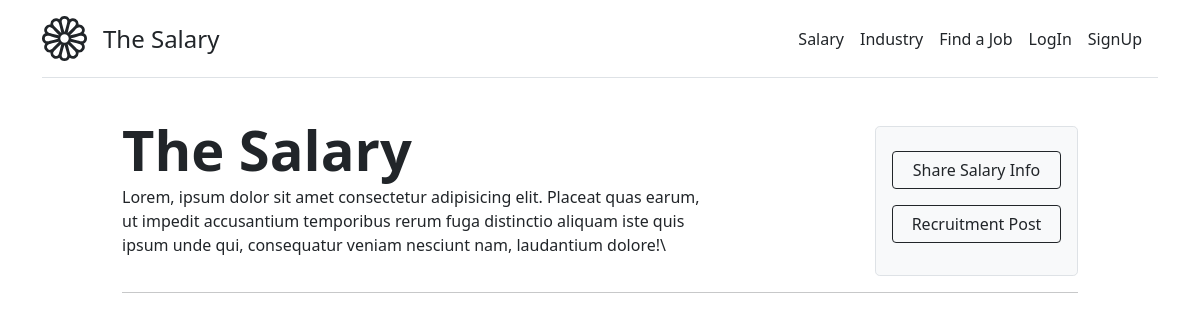
Before: /salary/home/ with the older database file.
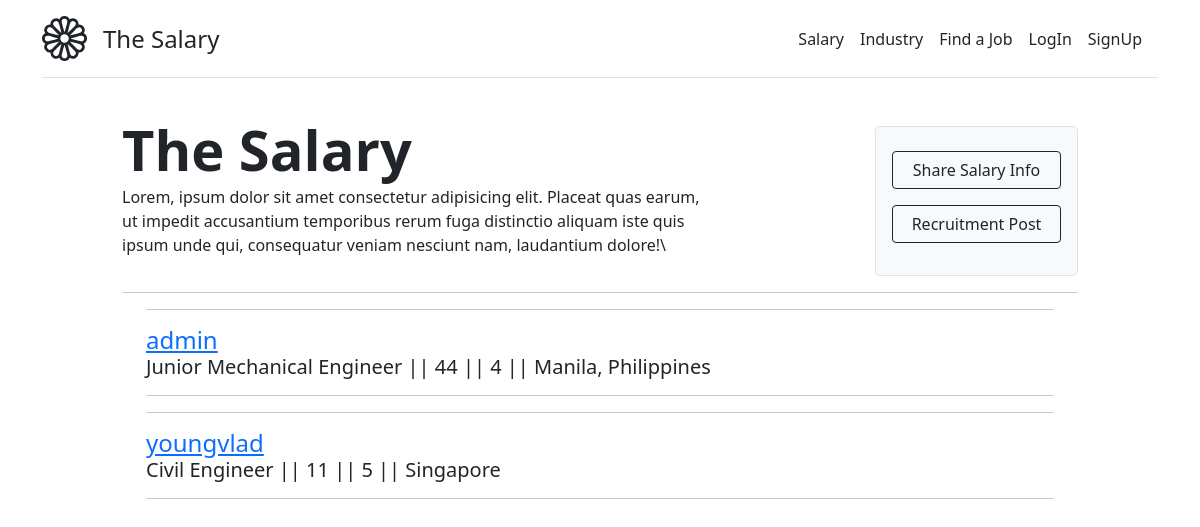
After: the same page with the newer database file.
### account/models.py (models this page shows, shortened)
class UserProfile(models.Model):
    position                    = models.CharField(max_length=50, null=False, blank=False)
    yoe                         = models.PositiveSmallIntegerField(null=False, blank=False)
    tool_1                      = models.CharField(max_length=20, null=False, blank=False)
    tool_2                      = models.CharField(max_length=20, null=True, blank=True)
    tool_3                      = models.CharField(max_length=20, null=True, blank=True)
    salary                      = models.PositiveIntegerField(null=False, blank=False)
    location                    = models.CharField(max_length=50, null=False, blank=False)
    industry                    = models.ForeignKey(Industry, on_delete=models.CASCADE)
    user                        = models.OneToOneField(CustomUser, on_delete=models.CASCADE)
    created                     = models.DateTimeField(auto_now_add=True)
    updated                     = models.DateTimeField(auto_now=True)
    class Meta:
        verbose_name            = 'Salary Info'
        verbose_name_plural     = 'Salary Info'

class CustomUser(AbstractBaseUser, PermissionsMixin):
    email           = models.EmailField(_('Email Address'), unique=True)
    username        = models.CharField(max_length=15, unique=True, blank=True, null=True)
    first_name      = models.CharField(max_length=20)
    last_name       = models.CharField(max_length=20)
    birthday        = models.DateField(null=True, blank=True)
    is_active       = models.BooleanField(default=True)
    is_staff        = models.BooleanField(default=False)
    is_superuser    = models.BooleanField(default=False)
    date_created    = models.DateTimeField(auto_now_add=True)
    USERNAME_FIELD  = 'email'
    REQUIRED_FIELDS = ['username', 'first_name', 'last_name']
    objects = CustomUserManager()
    class Meta:
        verbose_name            = 'Account'
        verbose_name_plural     = 'Accounts'

### salary/views.py (the view)
# urls.py: path('home/', HomePageView.as_view(), name='home_page'),
class HomePageView(ListView):                                           # retrieve all
    template_name = 'home.html'
    context_object_name = 'list'
    queryset = UserProfile.objects.all()

### templates/home.html (shortened to what this page needs)
{% extends 'base.html' %}
{% block content %}
<div class="container col-xl-10 col-xxl-8">
  <div class="row align-items-center g-lg-5">
    <div class="col-lg-9 text-center text-lg-start">
      <h1 class="display-4 fw-bold lh-1">The Salary</h1>
      <p class="col-lg-10">Lorem, ipsum dolor sit amet consectetur adipisicing elit. Placeat quas earum, ut impedit
        accusantium temporibus rerum fuga distinctio aliquam iste quis ipsum unde qui, consequatur veniam nesciunt nam,
        laudantium dolore!\</p>
    </div>
    <div class="col-md-10 mx-auto col-lg-3 text-center">
      <div class="p-4 p-md-3 mt-2 border rounded-3 bg-light">
          <div class="mb-3 mt-2">
            <a class="w-100 btn btn-md btn-outline-dark" href="">Share Salary Info</a>
          </div>
          <div class="mb-3">
            <button class="w-100 btn btn-md btn-outline-dark">Recruitment Post</button>
          </div>
      </div>
    </div>
  </div>
  <div>
    <hr>
  </div>
  <div class="container">
    {% for item in list %}
      <div class="container">
        <hr>
        <a class="h4" href="{% url 'account:userprofile_detail' item.id %}">{{item.user.username}}</a>
        <h5>{{item.position}} || {{item.salary}}  || {{item.yoe}} || {{item.location}}</h5>
        <hr>
      </div>
    {% endfor %}
  </div>
</div>
{% endblock %}

### templates/base.html (shortened to what this page needs)
<!DOCTYPE html>
<html lang="en">
<head>
    <link href="https://cdn.jsdelivr.net/npm/bootstrap@5.0.2/dist/css/bootstrap.min.css" rel="stylesheet">
</head>
<body>
    <div class="container py-3">
        <header>
            <div class="d-flex flex-column flex-md-row align-items-center pb-3 mb-4 border-bottom">
                    {% if user.is_authenticated %}
                    <a class="fs-4 px-3 text-dark text-decoration-none" href="{% url 'salary:home_page' %}">The Salary</a>
                    {% else %}
                    <a class="fs-4 px-3 text-dark text-decoration-none" href="{% url 'salary:home_page' %}">The Salary</a>
                    {% endif %}
                <nav class="d-inline-flex mt-2 mt-md-0 ms-md-auto">
                    <a class="me-3 py-2 text-dark text-decoration-none" href="">Salary</a>
                    <a class="me-3 py-2 text-dark text-decoration-none" href="">Industry</a>
                    <a class="me-3 py-2 text-dark text-decoration-none" href="#">Find a Job</a>
                    {% if user.is_authenticated %}
                        <a class="me-3 py-2 text-dark text-decoration-none" href="{% url 'account:userprofile_update' user.id %}"><strong>{{user.username}}</strong></a>
                        <a class="me-3 py-2 text-dark text-decoration-none" href="{% url 'logout_view' %}">LogOut</a>
                    {% else %}
                        <a class="me-3 py-2 text-dark text-decoration-none" href="{% url 'account:user_login' %}">LogIn</a>
                        <a class="me-3 py-2 text-dark text-decoration-none" href="{% url 'account:signup_view' %}">SignUp</a>
                    {% endif %}
                </nav>
            </div>
        </header>
    </div>
    <div class="container-fluid">
        {% block content %}
        {% endblock %}
    </div>
</body>
</html>

Changed rows visible on the page:
added UserProfile: user.username "admin", position "Junior Mechanical Engineer", salary "44", yoe "4", location "Manila, Philippines"
added UserProfile: user.username "youngvlad", position "Civil Engineer", salary "11", yoe "5", location "Singapore"
